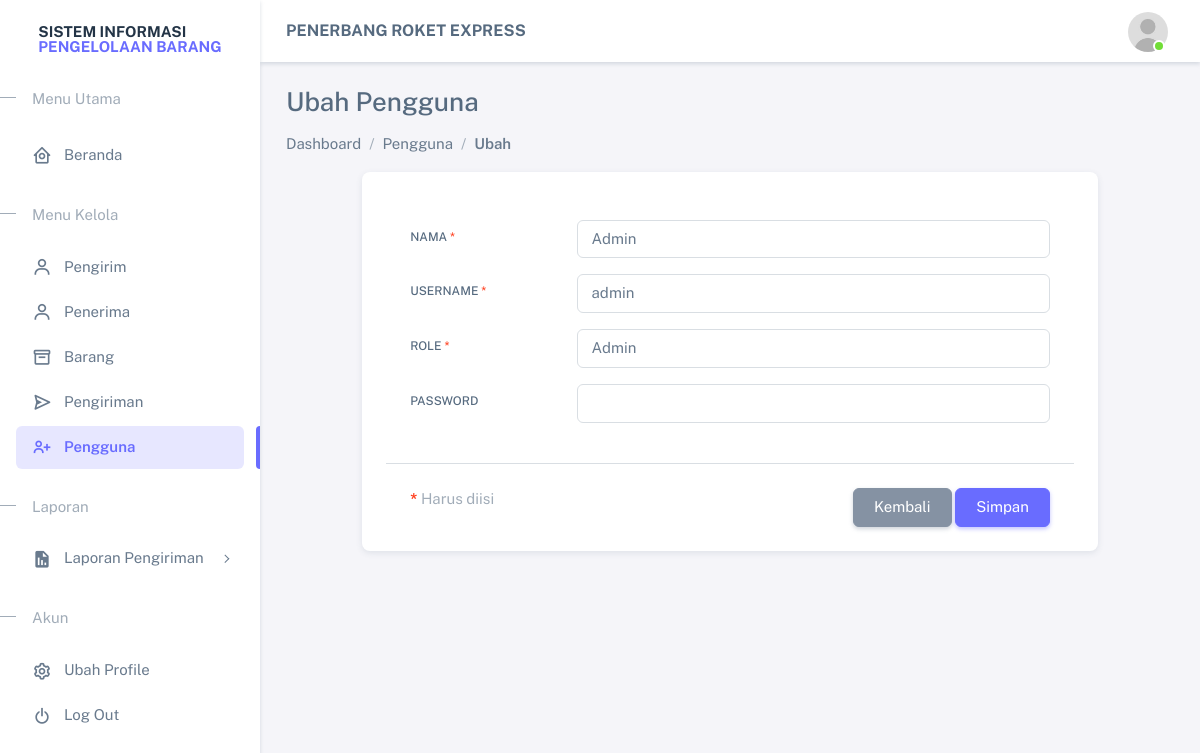
Page /pages/users/edit.php?id=1 (signed in) on the committed database.
### tables this page shows
CREATE TABLE IF NOT EXISTS `users` (
  `id` int NOT NULL AUTO_INCREMENT,
  `name` varchar(255) NOT NULL,
  `role` varchar(255) NOT NULL,
  `username` varchar(255) NOT NULL,
  `password` varchar(255) NOT NULL,
  PRIMARY KEY (`id`)
);

### app/function/function.php (called while the page is built, shortened)
<?php
require_once __DIR__ . '/../connection.php';
function query($sql, $params = [])
{
    global $conn;
    if (empty($params)) {
        $result = mysqli_query($conn, $sql);
        $rows = [];
        while ($row = mysqli_fetch_object($result)) {
            $rows[] = $row;
        }
        return $rows;
    }
    $rows = [];
    return $rows;
}

### pages/users/edit.php (the view, shortened to what this page needs)
<?php
require('./../../app/function/function.php');
$id = $_GET['id'];
$user = query("SELECT * FROM users WHERE id=" . $id)[0];
include('./../../views/layouts/main-header.php');
?>
<div class="d-flex align-items-center justify-content-center row">
  <div class="col-sm-10">
    <div class="card">
      <div class="card-body">
        <form action="" method="post">
          <div class="card-body">
            <div class="form-group row mb-3">
              <label class="col-lg-3 col-form-label">Nama <span class="text-danger">*</span></label>
              <div class="col-lg-9">
                <input type="text" name="name" class="form-control" value="<?= $user->name ?>" required>
              </div>
            </div>
            <div class="form-group row mb-3">
              <label class="col-lg-3 col-form-label">Username <span class="text-danger">*</span></label>
              <div class="col-lg-9">
                <input type="text" name="username" class="form-control" value="<?= $user->username ?>" required>
              </div>
            </div>
            <div class="form-group row mb-3">
              <label class="col-lg-3 col-form-label">Role <span class="text-danger">*</span></label>
              <div class="col-lg-9">
                <select name="role" class="form-control" required>
                  <option value="admin" <?= $user->role == 'admin' ? 'selected' : '' ?>>Admin</option>
                </select>
              </div>
            </div>
            <div class="form-group row mb-3">
              <label class="col-lg-3 col-form-label">Password <span class="text-danger"></span></label>
              <div class="col-lg-9">
                <input type="password" name="password" class="form-control">
              </div>
            </div>
          </div>
          <div class="card-footer text-end border-top">
            <span class="text-muted float-start">
              <strong class="text-danger">*</strong> Harus diisi
            </span>
            <div class="float-end">
              <a class="btn btn-secondary" href="index.php">Kembali</a>
              <button class="btn btn-primary" name="submit">Simpan</button>
            </div>
          </div>
        </form>
      </div>
    </div>
  </div>
</div>
<?php include('./../../views/layouts/main-footer.php') ?>

### rows in the picture
users: name "Admin", username "admin", role "Admin"

### other values in the picture
$title "Ubah Pengguna"
$item['label'] "Dashboard"
$item['label'] "Pengguna"
$item['label'] "Ubah"
